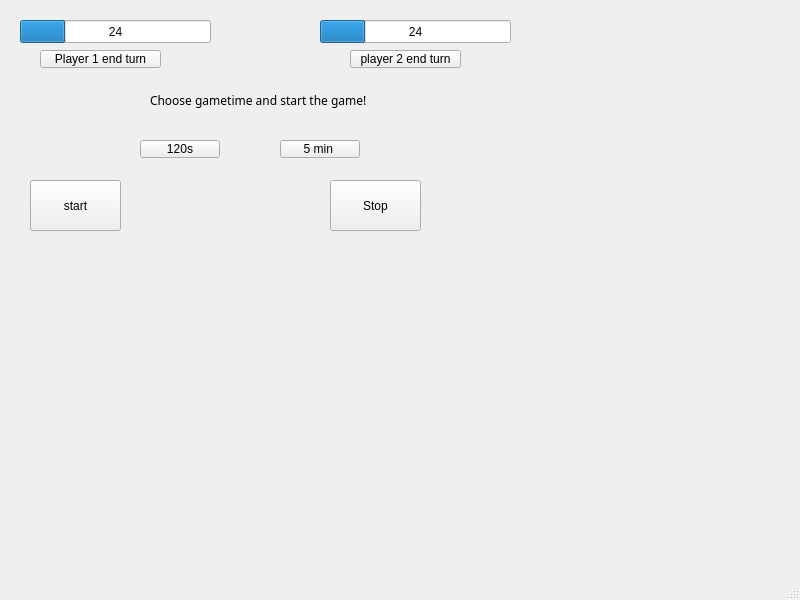
<?xml version="1.0" encoding="UTF-8"?>
<ui version="4.0">
 <class>MainWindow</class>
 <widget class="QMainWindow" name="MainWindow">
  <property name="geometry">
   <rect>
    <x>0</x>
    <y>0</y>
    <width>800</width>
    <height>600</height>
   </rect>
  </property>
  <property name="windowTitle">
   <string>MainWindow</string>
  </property>
  <widget class="QWidget" name="centralwidget">
   <widget class="QProgressBar" name="progressBar">
    <property name="geometry">
     <rect>
      <x>20</x>
      <y>20</y>
      <width>191</width>
      <height>23</height>
     </rect>
    </property>
    <property name="value">
     <number>24</number>
    </property>
    <property name="format">
     <string>%v</string>
    </property>
   </widget>
   <widget class="QPushButton" name="pushButton">
    <property name="geometry">
     <rect>
      <x>40</x>
      <y>50</y>
      <width>121</width>
      <height>18</height>
     </rect>
    </property>
    <property name="text">
     <string>Player 1 end turn</string>
    </property>
   </widget>
   <widget class="QPushButton" name="pushButton_2">
    <property name="geometry">
     <rect>
      <x>350</x>
      <y>50</y>
      <width>111</width>
      <height>18</height>
     </rect>
    </property>
    <property name="text">
     <string>player 2 end turn</string>
    </property>
   </widget>
   <widget class="QProgressBar" name="progressBar_2">
    <property name="geometry">
     <rect>
      <x>320</x>
      <y>20</y>
      <width>191</width>
      <height>23</height>
     </rect>
    </property>
    <property name="value">
     <number>24</number>
    </property>
    <property name="format">
     <string>%v</string>
    </property>
   </widget>
   <widget class="QPushButton" name="start">
    <property name="geometry">
     <rect>
      <x>30</x>
      <y>180</y>
      <width>91</width>
      <height>51</height>
     </rect>
    </property>
    <property name="text">
     <string>start</string>
    </property>
   </widget>
   <widget class="QPushButton" name="pushButton_3">
    <property name="geometry">
     <rect>
      <x>330</x>
      <y>180</y>
      <width>91</width>
      <height>51</height>
     </rect>
    </property>
    <property name="text">
     <string>Stop</string>
    </property>
   </widget>
   <widget class="QLabel" name="label">
    <property name="geometry">
     <rect>
      <x>150</x>
      <y>90</y>
      <width>221</width>
      <height>21</height>
     </rect>
    </property>
    <property name="font">
     <font>
      <family>Segoe MDL2 Assets</family>
     </font>
    </property>
    <property name="text">
     <string>Choose gametime and start the game!</string>
    </property>
    <property name="textFormat">
     <enum>Qt::TextFormat::AutoText</enum>
    </property>
   </widget>
   <widget class="QPushButton" name="shortTime">
    <property name="geometry">
     <rect>
      <x>140</x>
      <y>140</y>
      <width>80</width>
      <height>18</height>
     </rect>
    </property>
    <property name="text">
     <string>120s</string>
    </property>
   </widget>
   <widget class="QPushButton" name="pushButton_5">
    <property name="geometry">
     <rect>
      <x>280</x>
      <y>140</y>
      <width>80</width>
      <height>18</height>
     </rect>
    </property>
    <property name="text">
     <string>5 min </string>
    </property>
   </widget>
  </widget>
  <widget class="QMenuBar" name="menubar">
   <property name="geometry">
    <rect>
     <x>0</x>
     <y>0</y>
     <width>800</width>
     <height>17</height>
    </rect>
   </property>
  </widget>
  <widget class="QStatusBar" name="statusbar"/>
 </widget>
 <resources/>
 <connections/>
</ui>
